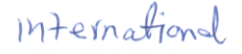
%> input picture test.png, 242 x 54 px
$ octave --eval "result = preprocess(imread('test.png'));"   (GNU Octave 9; MATLAB toolbox functions it lacks are replaced by stand-ins)
%> lines starting %> are read from the running program, lines starting %| are printed output that depends on the picture; in (x1, y1, x2, y2) boxes, pixels count from 0 and x2, y2 are one past the last pixel; in counts of white or black regions, pixels touching at a corner belong together; the program's own positions count from 1
function [ outIm ] = preprocess( im )
imbw = im2bw(im, graythresh(im));
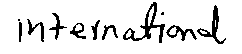
%> imbw: size 54x242 logical; 89.4% white; 11 black regions (2 under 20 px), largest, box (x1, y1, x2, y2) and area: (123, 2, 165, 43) 394, (197, 5, 226, 44) 253, (166, 25, 197, 41) 164
imbw = 1 - imbw;

[r,c] = find(imbw > 0);
%> r = 1382 values from 3 to 44; c = 1382 values from 19 to 226
rowinds = find(abs(r-mean(r)) > 2 * std(r));
%> rowinds = 76 values from 743 to 1333
colinds = find(abs(c-mean(c)) > 2 * std(c));
%> colinds = []
outlierinds = unique([rowinds;colinds]);
%> outlierinds = 76 values from 743 to 1333
outlierinds = sub2ind(size(imbw), r(outlierinds), c(outlierinds));
%> outlierinds = 76 values from 8003 to 11730
imbw(outlierinds) = 0;
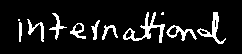
%> imbw: size 54x242 double; values 0 (black) and 1 (white), 10% white; 11 white regions (2 under 20 px), largest, box (x1, y1, x2, y2) and area: (123, 12, 165, 43) 343, (197, 12, 226, 44) 228, (166, 25, 197, 41) 164

colSums = sum(imbw,1);
%> colSums = 242 values, max 27 at index 148, min 0 at index 1, mean 5.4
rowSums = sum(imbw,2);
%> rowSums = 54 values, max 82 at index 28, min 0 at index 1, mean 24.19


filledCols = find(colSums > 0);
%> filledCols = 182 values from 19 to 226
filledRows = find(rowSums > 0);
%> filledRows = 32 values from 13 to 44

minCol = min(filledCols);
%> minCol = 19
maxCol = max(filledCols);
%> maxCol = 226
minRow = min(filledRows);
%> minRow = 13
maxRow = max(filledRows);
%> maxRow = 44

outIm = imbw(minRow:maxRow, minCol:maxCol);
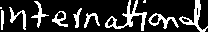
%> outIm: size 32x208 double; values 0 (black) and 1 (white), 19.6% white; 11 white regions (2 under 20 px), largest, box (x1, y1, x2, y2) and area: (105, 0, 147, 31) 343, (179, 0, 208, 32) 228, (148, 13, 179, 29) 164

end
